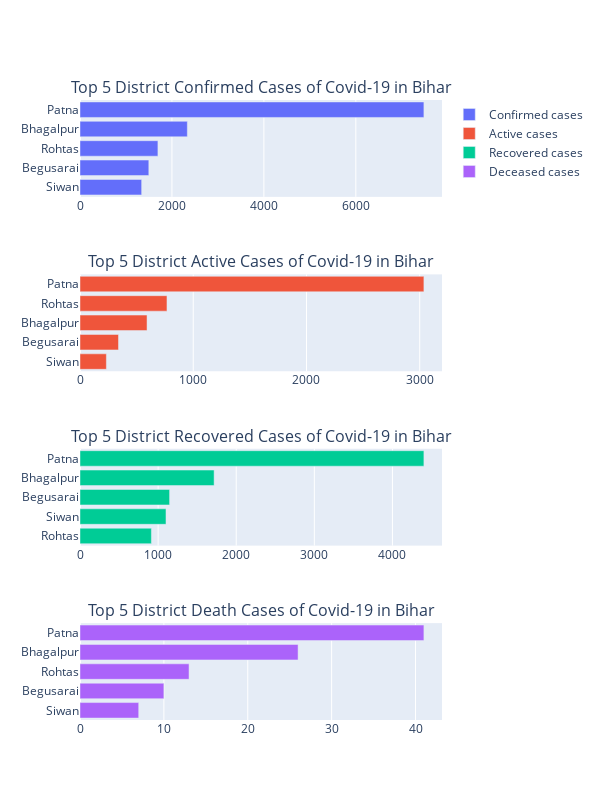

Source (notebook cell):
### Code cell
confirmed_case_data = top5_most_effected_Bihar_districts_filtered.sort_values('Confirmed', ascending=True)
active_case_data = top5_most_effected_Bihar_districts_filtered.sort_values('Active_Cases', ascending=True)
recovered_case_data = top5_most_effected_Bihar_districts_filtered.sort_values('Recovered', ascending=True)
death_case_data = top5_most_effected_Bihar_districts_filtered.sort_values('Deceased', ascending=True)

fig = make_subplots(rows=4, cols=1, shared_yaxes=True, 
                    subplot_titles=("Top 5 District Confirmed Cases of Covid-19 in Bihar",
                                    "Top 5 District Active Cases of Covid-19 in Bihar",
                                    "Top 5 District Recovered Cases of Covid-19 in Bihar", 
                                    "Top 5 District Death Cases of Covid-19 in Bihar"))

fig.add_trace(go.Bar(x=confirmed_case_data['Confirmed'],
                        y=confirmed_case_data['District'],
                        name='Confirmed cases',
                        orientation = 'h',
                    ),
              1, 1)

fig.add_trace(go.Bar(x=active_case_data['Active_Cases'],
                        y=active_case_data['District'],
                        name='Active cases',
                        orientation = 'h',
                    ),
              2, 1)

fig.add_trace(go.Bar(x=recovered_case_data['Recovered'],
                     y=recovered_case_data['District'],
                    name='Recovered cases',
                    orientation = 'h'),
              3, 1)
fig.add_trace(go.Bar(x=death_case_data['Deceased'],
                     y=death_case_data['District'],
                    name='Deceased cases',
                    orientation = 'h'),
              4, 1)

fig.update_layout(height=800, width=600,coloraxis=dict(colorscale='viridis'))
fig.show()

### Figure 1 — Plotly figure (JSON) as saved in the notebook; plotly's stock layout.template omitted (floating-point values rounded to 4 significant figures)
{"data": [{"name": "Confirmed cases", "orientation": "h", "type": "bar", "x": [1341, 1497, 1695, 2335, 7481], "xaxis": "x", "y": ["Siwan", "Begusarai", "Rohtas", "Bhagalpur", "Patna"], "yaxis": "y"}, {"name": "Active cases", "orientation": "h", "type": "bar", "x": [233, 340, 592, 768, 3037], "xaxis": "x2", "y": ["Siwan", "Begusarai", "Bhagalpur", "Rohtas", "Patna"], "yaxis": "y2"}, {"name": "Recovered cases", "orientation": "h", "type": "bar", "x": [914, 1101, 1147, 1717, 4403], "xaxis": "x3", "y": ["Rohtas", "Siwan", "Begusarai", "Bhagalpur", "Patna"], "yaxis": "y3"}, {"name": "Deceased cases", "orientation": "h", "type": "bar", "x": [7, 10, 13, 26, 41], "xaxis": "x4", "y": ["Siwan", "Begusarai", "Rohtas", "Bhagalpur", "Patna"], "yaxis": "y4"}], "layout": {"annotations": [{"font": {"size": 16}, "showarrow": false, "text": "Top 5 District Confirmed Cases of Covid-19 in Bihar", "x": 0.5, "xanchor": "center", "xref": "paper", "y": 1, "yanchor": "bottom", "yref": "paper"}, {"font": {"size": 16}, "showarrow": false, "text": "Top 5 District Active Cases of Covid-19 in Bihar", "x": 0.5, "xanchor": "center", "xref": "paper", "y": 0.7188, "yanchor": "bottom", "yref": "paper"}, {"font": {"size": 16}, "showarrow": false, "text": "Top 5 District Recovered Cases of Covid-19 in Bihar", "x": 0.5, "xanchor": "center", "xref": "paper", "y": 0.4375, "yanchor": "bottom", "yref": "paper"}, {"font": {"size": 16}, "showarrow": false, "text": "Top 5 District Death Cases of Covid-19 in Bihar", "x": 0.5, "xanchor": "center", "xref": "paper", "y": 0.1562, "yanchor": "bottom", "yref": "paper"}], "coloraxis": {"colorscale": [[0, "#440154"], [0.1111, "#482878"], [0.2222, "#3e4989"], [0.3333, "#31688e"], [0.4444, "#26828e"], [0.5556, "#1f9e89"], [0.6667, "#35b779"], [0.7778, "#6ece58"], [0.8889, "#b5de2b"], [1, "#fde725"]]}, "height": 800, "width": 600, "xaxis": {"anchor": "y", "domain": [0, 1]}, "xaxis2": {"anchor": "y2", "domain": [0, 1]}, "xaxis3": {"anchor": "y3", "domain": [0, 1]}, "xaxis4": {"anchor": "y4", "domain": [0, 1]}, "yaxis": {"anchor": "x", "domain": [0.8438, 1]}, "yaxis2": {"anchor": "x2", "domain": [0.5625, 0.7188]}, "yaxis3": {"anchor": "x3", "domain": [0.2812, 0.4375]}, "yaxis4": {"anchor": "x4", "domain": [0, 0.1562]}}}
